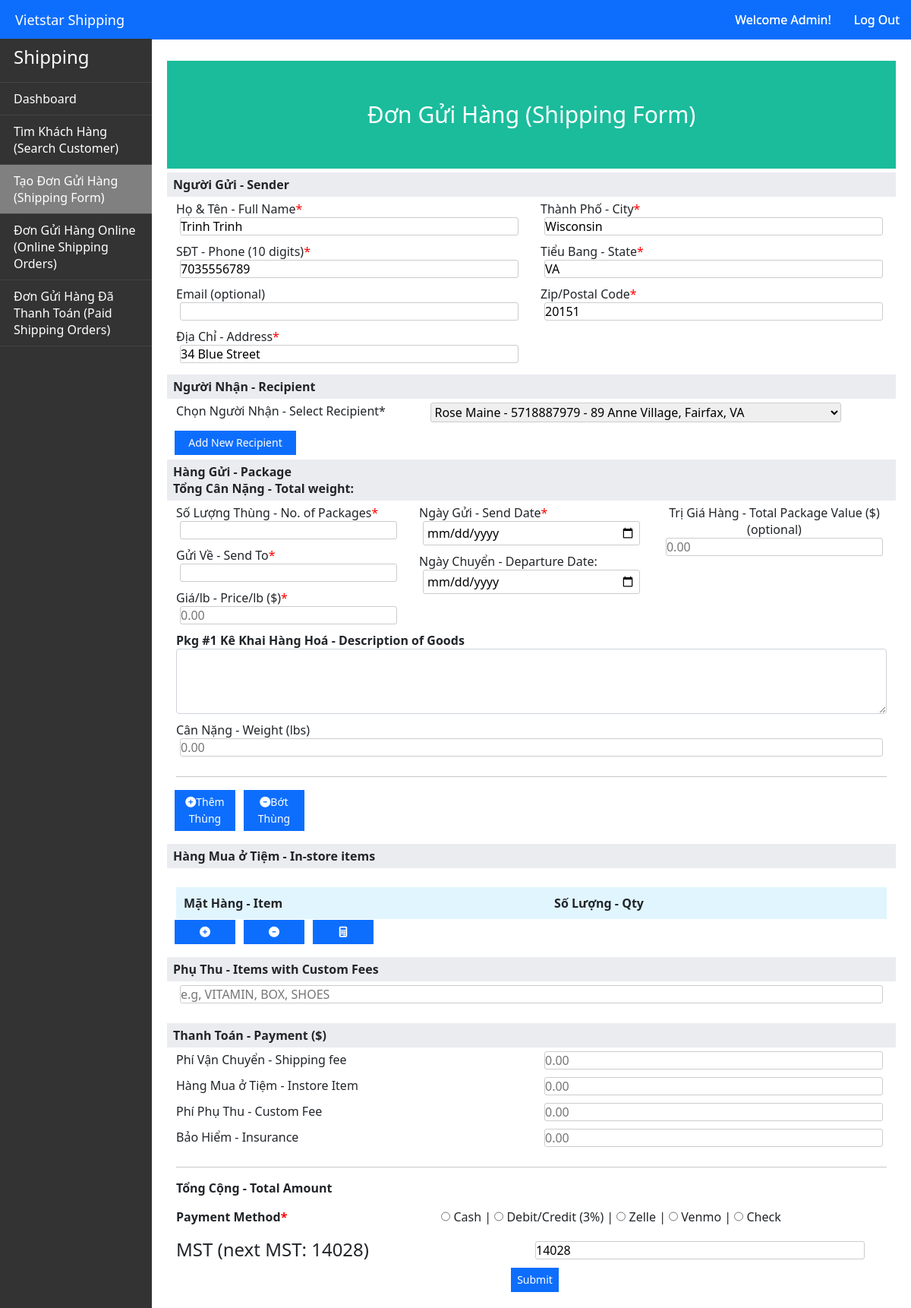
The app's page /business_portal/main/shipping/view/shipping_form_online.php (signed in) with its own data.
### tables this page shows
CREATE TABLE `customer` (
  `customer_id` int(11) NOT NULL,
  `cust_name` varchar(100) NOT NULL,
  `cust_address` text,
  `cust_city` varchar(100) DEFAULT NULL,
  `cust_state` varchar(50) DEFAULT NULL,
  `cust_zipcode` varchar(10) DEFAULT NULL,
  `cust_email` varchar(100) DEFAULT NULL,
  `cust_phone` varchar(10) NOT NULL
);

CREATE TABLE `shipping_order` (
  `shipping_order_id` int(11) NOT NULL,
  `mst` varchar(100) NOT NULL,
  `send_date` date NOT NULL,
  `airport_delivery_date` date NOT NULL,
  `total_weight` double NOT NULL,
  `num_of_packages` int(11) NOT NULL,
  `package_value` double NOT NULL,
  `custom_fee` double DEFAULT NULL,
  `insurance` double DEFAULT NULL,
  `payment_method` varchar(100) DEFAULT NULL,
  `user_id` int(11) DEFAULT NULL,
  `location` varchar(100) DEFAULT NULL,
  `customer_id` int(11) DEFAULT NULL,
  `recipient_id` int(11) DEFAULT NULL,
  `price_per_lb` double DEFAULT NULL,
  `amount` double NOT NULL,
  `custom_fee_taxed_item` varchar(200) DEFAULT NULL,
  `sales_id` int(11) DEFAULT NULL,
  `note` text
);

### business_portal/main/shipping/view/shipping_form_online.php (the view, shortened to what the rows shown need)
<?php
require_once '../../connect.php';
require_once '../model/shipping_data.php';
$search_input_raw = isset($_GET['search_input']) ? $_GET['search_input'] : '';
$search_input = trim(htmlspecialchars($search_input_raw));
$customer = search_customer($search_input);
$shipping_order_id_raw = isset($_POST['shipping_order_id']) ? $_POST['shipping_order_id'] : '';
$shipping_order_id = trim(htmlspecialchars($shipping_order_id_raw));
$tmp = get_temp_shipping_order($shipping_order_id);
?>
<!DOCTYPE html>
<html lang="en">
<head>
  <link rel="stylesheet" href="https://cdnjs.cloudflare.com/ajax/libs/font-awesome/4.7.0/css/font-awesome.min.css">
  <link rel="stylesheet" href="https://cdnjs.cloudflare.com/ajax/libs/chosen/1.4.2/chosen.css" />
  <link rel="stylesheet" href="../../css/lib/bootstrap.css">
  <link rel="stylesheet" href="../../css/lib/font-awesome.min.css">
  <link rel="stylesheet" type="text/css" href="../../css/styles.css">
  <link rel="stylesheet" type="text/css" href="../../css/navbar.css">
  <link rel="stylesheet" type="text/css" href="../../css/shipform.css">
  <link rel="stylesheet" type="text/css" href="../../css/forum_table.css">
</head>
<body>
	<div class="main-content mt-10">
  <form id="shipping-form" action="../logic/add_shipping_order.php" name='shipping_form' onSubmit="return formValidation();">
    <div class="container center">
      <div class="row">
        <div class="col-6">
          <div class="item">
            <label for="name"> Họ & Tên - Full Name<span class="required">*</span></label>
            <?php  if ($customer[0] == 0) { ?>
              <input id="name" type="text" name="cust_name" value="<?=$tmp[0]['cust_name']?>" required/>
            <?php } else { ?>
              <input id="name" type="text" name="cust_name" value="<?=$customer[0]['cust_name']?>" required/>
            <?php  } ?>
          </div>
          <div class="item">
              <label for="phone">SĐT - Phone (10 digits)<span class="required">*</span></label>
              <?php  if ($customer[0] == 0) { ?>
                <input id="cust_phone" type="tel"  name="cust_phone" value="<?=$tmp[0]['cust_phone']?>" placeholder="XXXXXXXXXX" required/>
              <?php } else { ?>
                <input id="cust_phone" type="tel"  name="cust_phone" value="<?=$customer[0]['cust_phone']?>" placeholder="XXXXXXXXXX" required/>
              <?php  } ?>
            </div>
          <div class="item">
            <label for="address1">Địa Chỉ - Address<span class="required">*</span></label>
            <?php  if ($customer[0] == 0) { ?>
              <input id="address1" type="text"   name="cust_address" value="<?=$tmp[0]['cust_address']?>" required>
            <?php } else { ?>
              <input id="address1" type="text"   name="cust_address" value="<?=$customer[0]['cust_address']?>" required>
            <?php  } ?>
          </div>
        </div>
          <div class="col-6">
          <div class="item">
              <label for="city">Thành Phố - City<span class="required">*</span></label>
              <?php  if ($customer[0] == 0) { ?>
                <input id="city" type="text"   name="cust_city" value="<?=$tmp[0]['cust_city']?>" required>
              <?php } else { ?>
                <input id="city" type="text"   name="cust_city" value="<?=$customer[0]['cust_city']?>" required>
              <?php  } ?>
            </div>
            <div class="item">
              <label for="state">Tiểu Bang - State<span class="required">*</span></label>
              <?php  if ($customer[0] == 0) { ?>
                <input  type="text"   name="cust_state" list="state" value="<?=$tmp[0]['cust_state']?>" required>
              <?php } else { ?>
                <input  type="text"   name="cust_state" list="state" value="<?=$customer[0]['cust_state']?>" required>
              <?php  } ?>
            </div>
            <div class="item">
              <label for="zip">Zip/Postal Code<span class="required">*</span></label>
              <?php  if ($customer[0] == 0) { ?>
                <input id="zip" type="text" name="cust_zip" value="<?=$tmp[0]['cust_zip']?>" required>
              <?php } else { ?>
                <input id="zip" type="text" name="cust_zip" value="<?=$customer[0]['cust_zipcode']?>" required>
              <?php  } ?>
            </div>
        </div>
      </div>
      <div class="row">
          <div class="row mt-3">
            <div class="col-6">
              <?php
                $shipord = get_last_shipord() ;
                $mst = $shipord['mst'];
              ?>
              <label class="fs-4">MST   (next MST: <?=$mst+1?>)</label>
            </div>
            <div class="col-6">
              <input type="text" id="mst" name="mst" value="<?=$mst+1?>" required>
            </div>
          </div>
      </div>
    </div>
  </form>
	</div>
</body>
</html>

### records on screen
customer: cust_name "Trinh Trinh", cust_phone "7035556789", cust_address "34 Blue Street", cust_city "Wisconsin", cust_state "VA", cust_zip "20151"
shipping_order: $mst+1 "14028", mst "14028"

### other values on screen
$name "Admin"
form field recipient_id "Rose Maine - 5718887979 - 89 Anne Village, Fairfax, VA"
